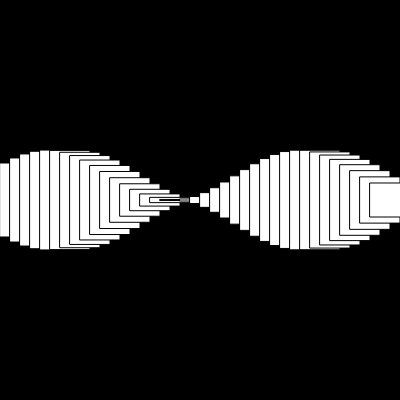
Frame 1 (no input)
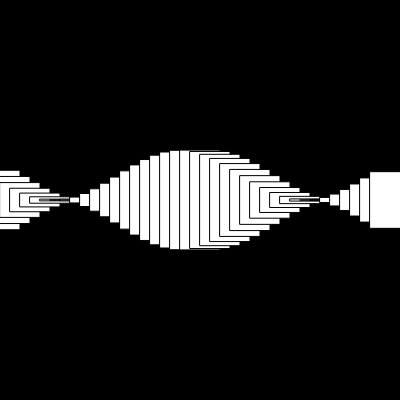
Frame 60 (no input)
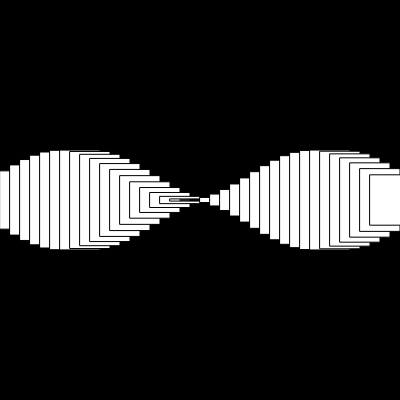
Frame 120 (the mouse pressed at the canvas centre since frame 60)

The p5.js sketch that drew these frames (run headless with seeded random() and noise() and a simulated clock; from frame 60 on, the mouse is pressed at the canvas centre):

// p5.js sketch
// ── sketch.js
let angle = 0;

function setup() {
  createCanvas(400, 400);
}

function draw() {
  background(0);
  translate(width/2, height/2);
  rectMode(CENTER);


  let offset = 0;
  for(let x = 0; x < width; x+=10) {
    let a = angle + offset;
    let h = map(sin(a), -1, 1, 0, 100);
    fill(255);
    rect(x - width / 2,0,40,h);
    offset += 0.25;
  }

  angle += 0.05;
}
